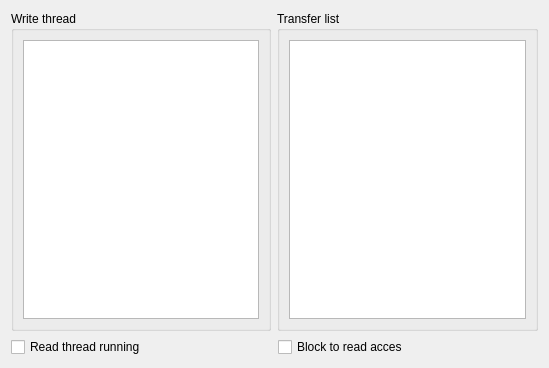
<?xml version="1.0" encoding="UTF-8"?>
<ui version="4.0">
 <class>debugDialog</class>
 <widget class="QWidget" name="debugDialog">
  <property name="geometry">
   <rect>
    <x>0</x>
    <y>0</y>
    <width>549</width>
    <height>368</height>
   </rect>
  </property>
  <property name="windowTitle">
   <string notr="true">Monitor</string>
  </property>
  <layout class="QVBoxLayout" name="verticalLayout">
   <item>
    <layout class="QHBoxLayout" name="horizontalLayout_4">
     <item>
      <widget class="QGroupBox" name="groupBox">
       <property name="title">
        <string notr="true">Write thread</string>
       </property>
       <layout class="QHBoxLayout" name="horizontalLayout_3">
        <item>
         <widget class="QListWidget" name="writeThreadList"/>
        </item>
       </layout>
      </widget>
     </item>
     <item>
      <widget class="QGroupBox" name="groupBox_2">
       <property name="title">
        <string notr="true">Transfer list</string>
       </property>
       <layout class="QHBoxLayout" name="horizontalLayout_2">
        <item>
         <widget class="QListWidget" name="tranferList"/>
        </item>
       </layout>
      </widget>
     </item>
    </layout>
   </item>
   <item>
    <layout class="QHBoxLayout" name="horizontalLayout">
     <item>
      <widget class="QCheckBox" name="readStatus">
       <property name="text">
        <string notr="true">Read thread running</string>
       </property>
      </widget>
     </item>
     <item>
      <widget class="QCheckBox" name="readBlocking">
       <property name="text">
        <string notr="true">Block to read acces</string>
       </property>
      </widget>
     </item>
    </layout>
   </item>
  </layout>
 </widget>
 <resources/>
 <connections/>
</ui>
